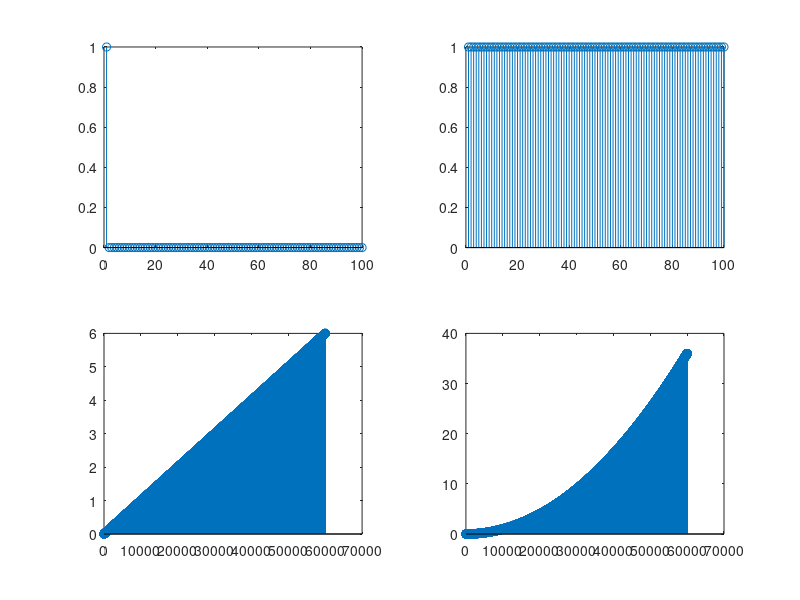
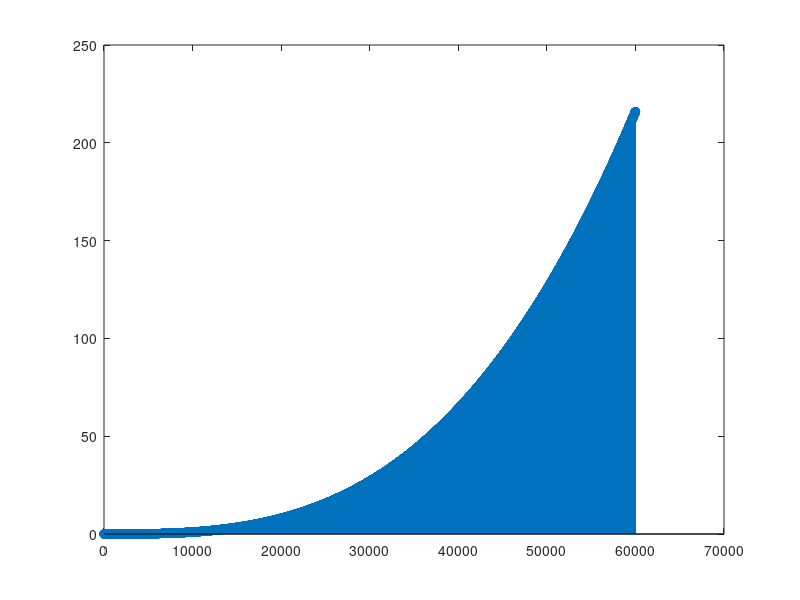
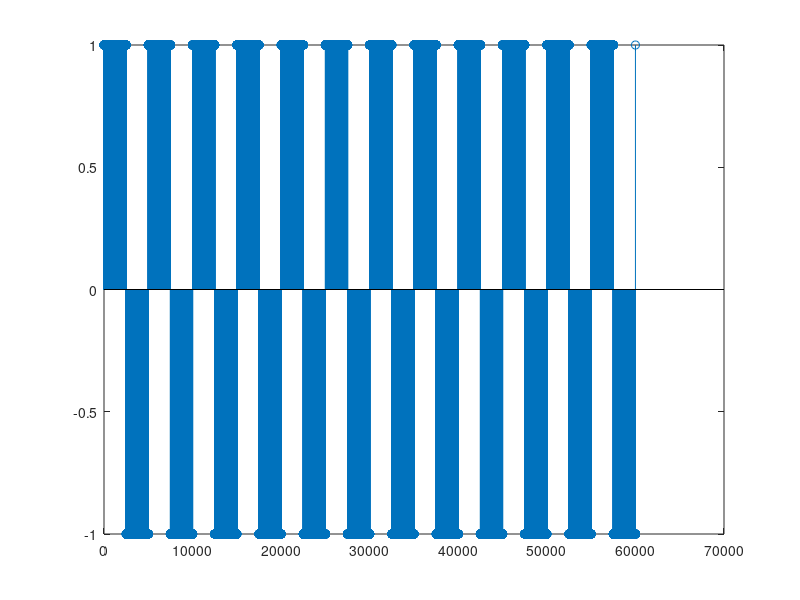
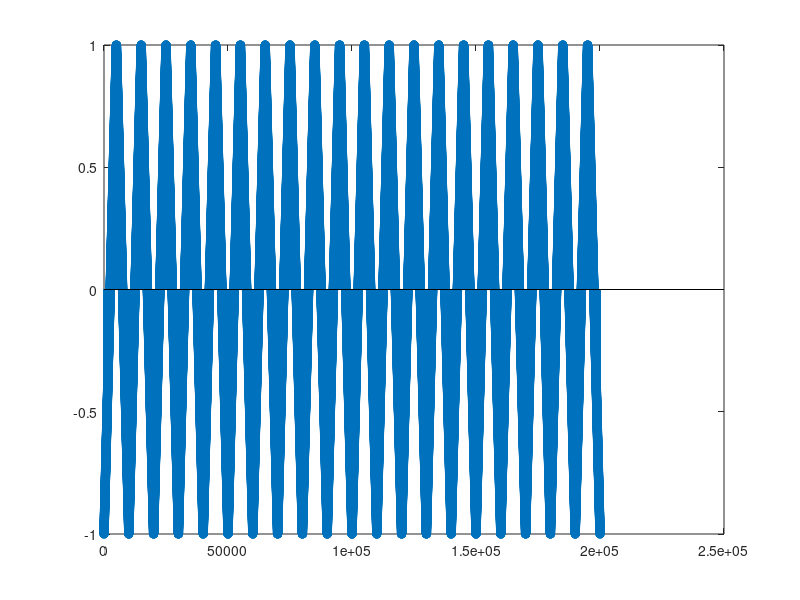

These figures' MATLAB source, in order: (Note: this script raises an error after producing the figures.)

t=0:0.0001:6

%unit impulse

y1= [1 zeros(1,99)];

%figure,plot(y1)

%%%% unit step

y2=ones(1,100);

%figure,stem(y2)

%%%% unit ramp %%%%%

y3=t;
%figure,stem(y3)

%%%%%%%% quadratic signal %%%%%%%

y4=t.^2;

figure,
subplot(2,2,1),stem(y1)
subplot(2,2,2),stem(y2)
subplot(2,2,3),stem(y3)
subplot(2,2,4),stem(y4)
%%%%%%%%% cubic %%%%%%%%%%%

y5=t.^3;

figure,stem(y5)

%%%%%%%%%%% square wave %%%%%%%%

y6=square(4*pi*t);

figure,stem(y6)

%%%%%%%%%%%%% sawtooth wave %%%%%%%%%%%%%%%%%%

fs=10000;
t=0:1/fs:20;

y7=sawtooth(2*pi*t,0.5);

figure,stem(y7)

%%%%%%%%%%%%%%%%%%%%%%%%%%%%%%%%%%%%%%%%%%%%%%%%%%%%%
%%%%%%%%%% Aperidoic Waveforms %%%%%%%%%%%%%%%%%%

%%%%%%%%%%%%%%%%%%%%%%%%%%%%%%%%%%%%%%%%%%%%%%%%%%%%%%%%



%%%%%%%%%%%%%%% gaussian pulse %%%%%%%%%%%%%%%


%Plot a 50 kHz Gaussian RF pulse with 60% bandwidth, sampled at a rate of 1 MHz. Truncate the pulse where the envelope falls 40 dB below the peak:

tc = gauspuls('cutoff',50e3,0.6,[],-40); 
t = -tc : 1e-6 : tc; 
yi = gauspuls(t,50e3,0.6); 
plot(t,yi)

%%%%%%%%%%%%%%%%%%% The pulse tran function %%%%%%%%%%%%%%%%%%%%%%%%%

T = 0:1/50E3:10E-3;
D = [0:1/1E3:10E-3;0.8.^(0:10)]';
Y = pulstran(T,D,'gauspuls',10E3,0.5);
plot(T,Y)


%%%%%%%%%%%%%%%%%% the chirp function %%%%%%%%%%%%%%%%%%%

t = 0:1/1000:2;
y = chirp(t,0,1,150);

%To plot the spectrogram, use


spectrogram(y,256,250,256,1000,'yaxis')

%%%%%%%%%%%%%%%%% the sinc function %%%%%%%%%%%%%%%%%%%%%%%%%%%%%%

x = linspace(-5,5);
y = sinc(x);
plot(x,y)


%%%%%%%%%%%%%%%%%%%%%%% the diric function %%%%%%%%%%%%%%%%%%%

x = linspace(0,4*pi,300);
figure,plot(x,diric(x,7)); 
figure,plot(x,diric(x,8)); 

%%%%%%%%%%%%%%%%%%%%%%% 
